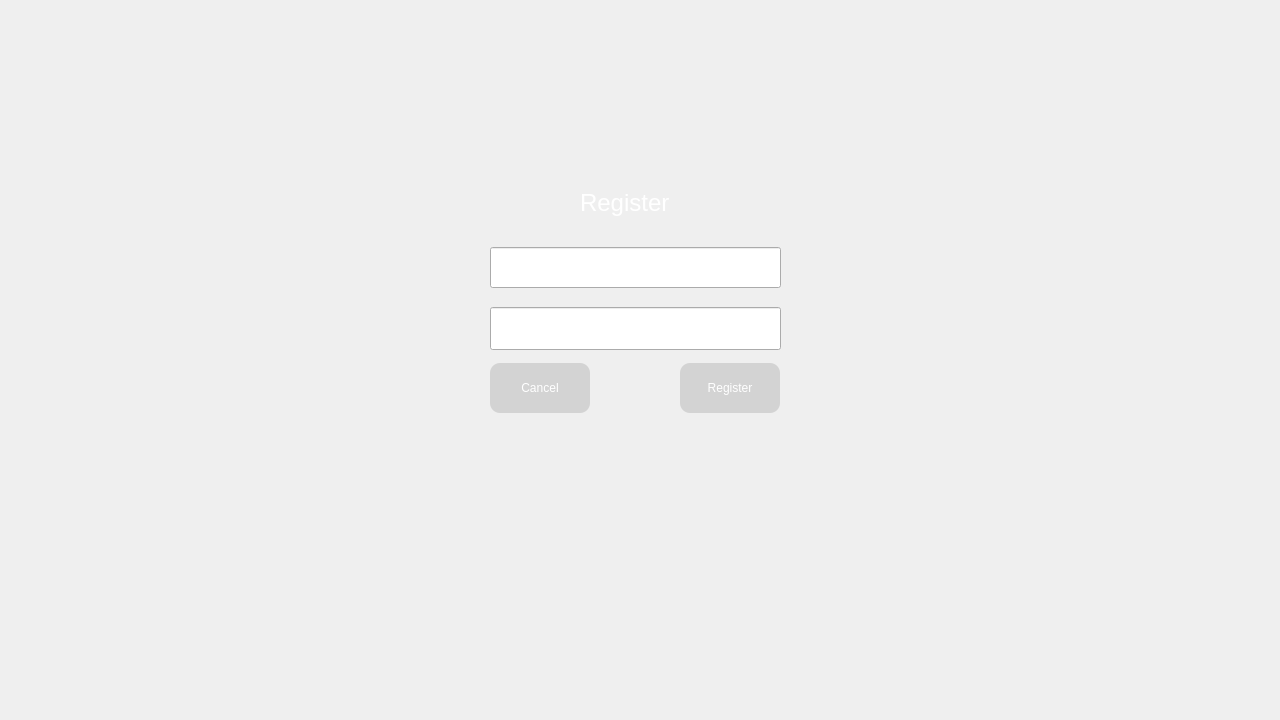
<?xml version="1.0" encoding="UTF-8"?>
<ui version="4.0">
 <class>Register</class>
 <widget class="QDialog" name="Register">
  <property name="geometry">
   <rect>
    <x>0</x>
    <y>0</y>
    <width>1280</width>
    <height>720</height>
   </rect>
  </property>
  <property name="sizePolicy">
   <sizepolicy hsizetype="Fixed" vsizetype="Fixed">
    <horstretch>0</horstretch>
    <verstretch>0</verstretch>
   </sizepolicy>
  </property>
  <property name="windowTitle">
   <string>Dialog</string>
  </property>
  <property name="styleSheet">
   <string notr="true">font: 700 11pt &quot;Ubuntu Mono&quot;;
color: #00062b;
background-color: qradialgradient(cx:0.5, cy:0.4, radius: 0.5,
                fx:0.5, fy:0.5, stop:0 #00062b,stop:1 #0c004b);

</string>
  </property>
  <layout class="QVBoxLayout" name="verticalLayout">
   <item alignment="Qt::AlignHCenter|Qt::AlignBottom">
    <widget class="QFrame" name="frame">
     <property name="sizePolicy">
      <sizepolicy hsizetype="Preferred" vsizetype="Preferred">
       <horstretch>50</horstretch>
       <verstretch>0</verstretch>
      </sizepolicy>
     </property>
     <property name="minimumSize">
      <size>
       <width>400</width>
       <height>300</height>
      </size>
     </property>
     <property name="styleSheet">
      <string notr="true">QFrame {
	background: transparent;
}</string>
     </property>
     <property name="frameShape">
      <enum>QFrame::StyledPanel</enum>
     </property>
     <property name="frameShadow">
      <enum>QFrame::Raised</enum>
     </property>
     <widget class="QLineEdit" name="emailInput">
      <property name="geometry">
       <rect>
        <x>50</x>
        <y>190</y>
        <width>291</width>
        <height>41</height>
       </rect>
      </property>
      <property name="styleSheet">
       <string notr="true">padding: 12px 20px;
color: white;</string>
      </property>
      <property name="text">
       <string>Email</string>
      </property>
     </widget>
     <widget class="QLineEdit" name="passInput">
      <property name="geometry">
       <rect>
        <x>50</x>
        <y>250</y>
        <width>291</width>
        <height>43</height>
       </rect>
      </property>
      <property name="styleSheet">
       <string notr="true">padding: 12px 20px;
color: white;</string>
      </property>
      <property name="text">
       <string>Password</string>
      </property>
      <property name="echoMode">
       <enum>QLineEdit::Password</enum>
      </property>
     </widget>
     <widget class="QLabel" name="label">
      <property name="geometry">
       <rect>
        <x>140</x>
        <y>120</y>
        <width>101</width>
        <height>51</height>
       </rect>
      </property>
      <property name="styleSheet">
       <string notr="true">font-size:24px;
color: white;
</string>
      </property>
      <property name="text">
       <string>Register</string>
      </property>
     </widget>
    </widget>
   </item>
   <item alignment="Qt::AlignHCenter|Qt::AlignTop">
    <widget class="QFrame" name="frame_2">
     <property name="minimumSize">
      <size>
       <width>400</width>
       <height>100</height>
      </size>
     </property>
     <property name="styleSheet">
      <string notr="true">QFrame {
	background: transparent;
}</string>
     </property>
     <property name="frameShape">
      <enum>QFrame::StyledPanel</enum>
     </property>
     <property name="frameShadow">
      <enum>QFrame::Raised</enum>
     </property>
     <widget class="QPushButton" name="cancelButton">
      <property name="geometry">
       <rect>
        <x>50</x>
        <y>0</y>
        <width>100</width>
        <height>50</height>
       </rect>
      </property>
      <property name="sizePolicy">
       <sizepolicy hsizetype="Expanding" vsizetype="Fixed">
        <horstretch>0</horstretch>
        <verstretch>0</verstretch>
       </sizepolicy>
      </property>
      <property name="minimumSize">
       <size>
        <width>100</width>
        <height>50</height>
       </size>
      </property>
      <property name="maximumSize">
       <size>
        <width>100</width>
        <height>50</height>
       </size>
      </property>
      <property name="styleSheet">
       <string notr="true">QPushButton {
	color: white;
	background-color: rgba(0, 0, 0, 30);
	border: none;
	border-radius: 10px;
}

QPushButton:hover {
	background-color: rgba(0, 0, 0, 45);
}</string>
      </property>
      <property name="text">
       <string>Cancel</string>
      </property>
     </widget>
     <widget class="QPushButton" name="registerButton">
      <property name="geometry">
       <rect>
        <x>240</x>
        <y>0</y>
        <width>100</width>
        <height>50</height>
       </rect>
      </property>
      <property name="sizePolicy">
       <sizepolicy hsizetype="Expanding" vsizetype="Fixed">
        <horstretch>0</horstretch>
        <verstretch>0</verstretch>
       </sizepolicy>
      </property>
      <property name="minimumSize">
       <size>
        <width>100</width>
        <height>50</height>
       </size>
      </property>
      <property name="maximumSize">
       <size>
        <width>100</width>
        <height>50</height>
       </size>
      </property>
      <property name="styleSheet">
       <string notr="true">QPushButton {
	color: white;
	background-color: rgba(0, 0, 0, 30);
	border: none;
	border-radius: 10px;
}

QPushButton:hover {
	background-color: rgba(0, 0, 0, 45);
}</string>
      </property>
      <property name="text">
       <string>Register</string>
      </property>
     </widget>
    </widget>
   </item>
  </layout>
  <zorder>frame_2</zorder>
  <zorder>frame</zorder>
 </widget>
 <resources/>
 <connections/>
</ui>
